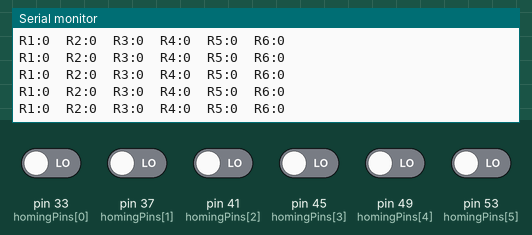
This sketch was run on a simulated Arduino Mega 2560, built with avr-gcc and run on an emulated ATmega2560. On the bench: the last lines printed to the serial monitor. Inputs (shaded band) come from the test bench; at power-on: pin 33 (homingPins[0]), pin 37 (homingPins[1]), pin 41 (homingPins[2]), pin 45 (homingPins[3]), pin 49 (homingPins[4]), pin 53 (homingPins[5]) LOW.

Above: at 1.3 s.
1.4 s: pin 33 (homingPins[0]) driven HIGH
At 1.69 s:
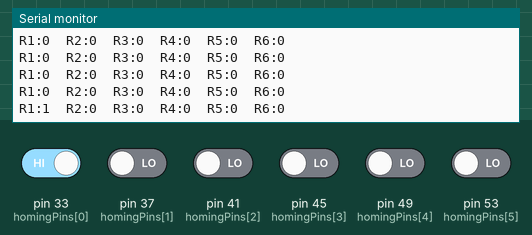
2.9 s: pin 37 (homingPins[1]) driven HIGH
At 3.19 s:
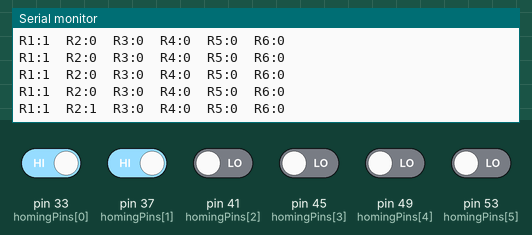
4.4 s: pin 41 (homingPins[2]) driven HIGH
At 4.7 s:
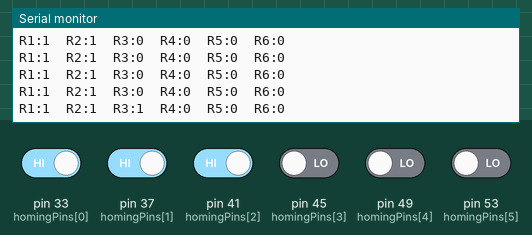
5.9 s: pin 45 (homingPins[3]) driven HIGH
At 6.2 s:
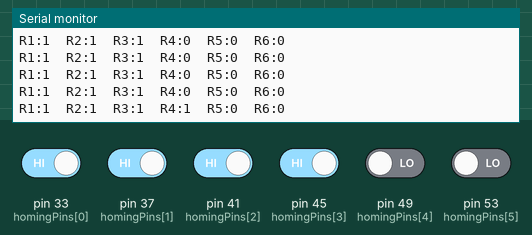
7.4 s: pin 49 (homingPins[4]) driven HIGH
At 7.71 s:
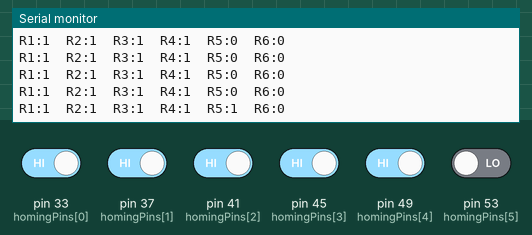
8.9 s: pin 53 (homingPins[5]) driven HIGH
At 9.21 s:
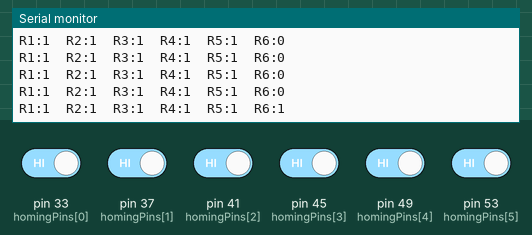

The sketch:

HomingSensorTest.ino
```cpp
// HomingSensorTest.ino
// Reads all 6 homing limit switch pins and prints their states to Serial.
// No motors, no homing routine — diagnostics only.

const int homingPins[6] = {33, 37, 41, 45, 49, 53};

void setup() {
  Serial.begin(115200);
  while (!Serial);

  for (int i = 0; i < 6; i++) {
    pinMode(homingPins[i], INPUT);  // no internal pullup — matches external wiring
  }

  Serial.println("=== Homing Sensor Test ===");
  Serial.println("Pin mode: INPUT (no pullup)");
  Serial.println("Printing sensor states every 250ms...");
  Serial.println();
}

void loop() {
  Serial.print("R1:");
  Serial.print(digitalRead(homingPins[0]));
  Serial.print("  R2:");
  Serial.print(digitalRead(homingPins[1]));
  Serial.print("  R3:");
  Serial.print(digitalRead(homingPins[2]));
  Serial.print("  R4:");
  Serial.print(digitalRead(homingPins[3]));
  Serial.print("  R5:");
  Serial.print(digitalRead(homingPins[4]));
  Serial.print("  R6:");
  Serial.println(digitalRead(homingPins[5]));

  delay(250);
}
```

Measured:
- after the input at 1.4 s, the serial monitor: prints a new line after 0.11 s (image 1)
- after the input at 2.9 s, the serial monitor: prints a new line after 0.11 s (image 2)
- after the input at 4.4 s, the serial monitor: prints a new line after 0.12 s (image 3)
- after the input at 5.9 s, the serial monitor: prints a new line after 0.12 s (image 4)
- after the input at 7.4 s, the serial monitor: prints a new line after 0.13 s (image 5)
- after the input at 8.9 s, the serial monitor: prints a new line after 0.13 s (image 6)
